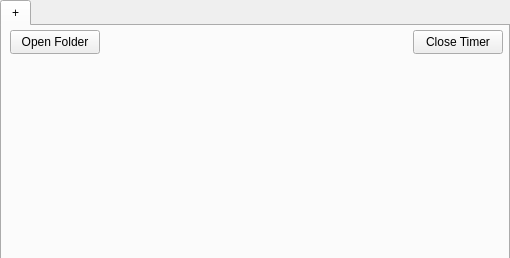
<?xml version="1.0" encoding="UTF-8"?>
<ui version="4.0">
 <class>MainWindow</class>
 <widget class="QMainWindow" name="MainWindow">
  <property name="geometry">
   <rect>
    <x>0</x>
    <y>0</y>
    <width>510</width>
    <height>258</height>
   </rect>
  </property>
  <property name="sizePolicy">
   <sizepolicy hsizetype="Minimum" vsizetype="Minimum">
    <horstretch>0</horstretch>
    <verstretch>0</verstretch>
   </sizepolicy>
  </property>
  <property name="minimumSize">
   <size>
    <width>510</width>
    <height>258</height>
   </size>
  </property>
  <property name="maximumSize">
   <size>
    <width>510</width>
    <height>258</height>
   </size>
  </property>
  <property name="windowTitle">
   <string>Work Timer</string>
  </property>
  <property name="windowIcon">
   <iconset resource="resources.qrc">
    <normaloff>:/new/Icons/icons/clock-icon.png</normaloff>:/new/Icons/icons/clock-icon.png</iconset>
  </property>
  <property name="iconSize">
   <size>
    <width>48</width>
    <height>48</height>
   </size>
  </property>
  <property name="tabShape">
   <enum>QTabWidget::TabShape::Rounded</enum>
  </property>
  <widget class="QWidget" name="centralwidget">
   <widget class="QTabWidget" name="tabWidget">
    <property name="geometry">
     <rect>
      <x>0</x>
      <y>0</y>
      <width>510</width>
      <height>260</height>
     </rect>
    </property>
    <property name="tabPosition">
     <enum>QTabWidget::TabPosition::North</enum>
    </property>
    <property name="tabShape">
     <enum>QTabWidget::TabShape::Rounded</enum>
    </property>
    <property name="currentIndex">
     <number>0</number>
    </property>
    <property name="usesScrollButtons">
     <bool>false</bool>
    </property>
    <property name="documentMode">
     <bool>false</bool>
    </property>
    <property name="tabsClosable">
     <bool>false</bool>
    </property>
    <property name="movable">
     <bool>false</bool>
    </property>
    <property name="tabBarAutoHide">
     <bool>false</bool>
    </property>
    <widget class="QWidget" name="Add">
     <attribute name="title">
      <string>+</string>
     </attribute>
    </widget>
   </widget>
   <widget class="QPushButton" name="DeleteTimer">
    <property name="geometry">
     <rect>
      <x>413</x>
      <y>30</y>
      <width>90</width>
      <height>24</height>
     </rect>
    </property>
    <property name="text">
     <string>Close Timer</string>
    </property>
   </widget>
   <widget class="QPushButton" name="OpenFolder">
    <property name="geometry">
     <rect>
      <x>10</x>
      <y>30</y>
      <width>90</width>
      <height>24</height>
     </rect>
    </property>
    <property name="text">
     <string>Open Folder</string>
    </property>
   </widget>
  </widget>
 </widget>
 <resources>
  <include location="resources.qrc"/>
 </resources>
 <connections/>
</ui>
